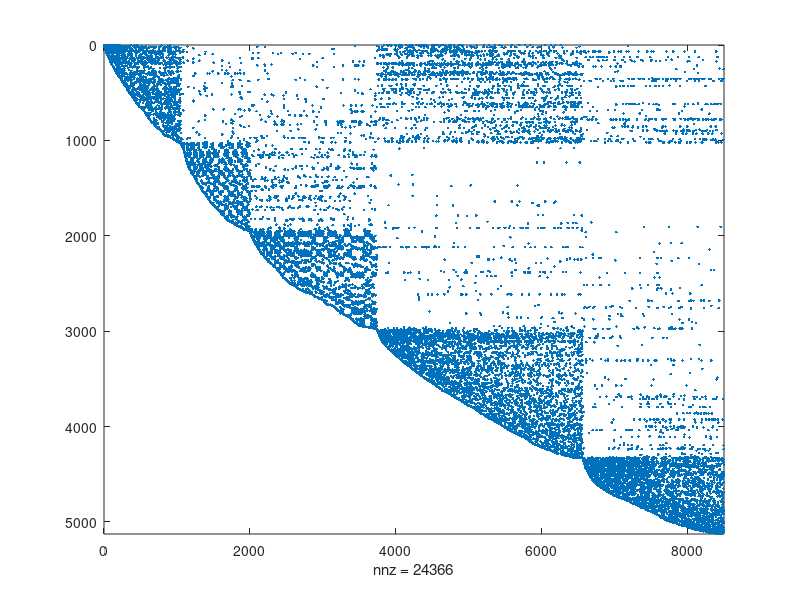

Write MATLAB code to recreate this figure. (Note: this script raises an error after producing the figure.)
addpath('common')
addpath('PL')
addpath('data')

%% CS author-paper data
load('data/cs_12345.mat')
% load('data/cs_345.mat')
% load('data/cs_45.mat')
z = l2; %% only one side has true labels
spy(A)
K = 5;
L = 5;

%% BIO author-paper data
% load('data/bio_neuro_biomed.mat')
% z = l2; %% only one size has true labels
% spy(A)
% K = 3;
% L = 3;

%% Wikipedia cities data
% [A,l1,l2,X_1,X_2] = load_wiki_5cities();
% y = l1; z = l2; K=5; L=5;

%% Apply spectral clustering (SC)

[ yt_sc, zt_sc ] = biSpecClust3(A, ... 
    [K L], ... % number of communities of the two sides
    'matched', false, ... % whether to find matched clusters (min([K L]) matched clusters will be returned)
    'normalize', true, ... % whether to noramlize rows of the singular vector matrix
    'type','u', ... % try 'us' as well
    'perturb', true, ... % whether to use perturbation
    'pert_geom', true, ... % geometric or arithmatic scaling for perturbation
    'tau', 1, ... % value of perturbation
    'kmeans_rep', 100); 

%% Alt: Apply SC with Data-driven Regularization
%
% [ yt_sc, zt_sc ] = biSpecClustDR(A, ... 
%      K, L, ... % number of communities of the two sides
%     'normalize', true, ... % whether to noramlize rows of the singular vector matrix
%     'type','US', ... % try 'U' as well
%     'RegConst', 1, ... % value of perturbation
%     'kmeans_rep', 100); 

%% Apply PL
[n,m] = size(A);
% yt_init = (generate_random_labels(n,K));
% zt_init = (generate_random_labels(m,L));

% Use the result of spectral clustering as initial labels
yt_init = label_vec2mat(yt_sc);
zt_init = label_vec2mat(zt_sc);

% Pseudo-lielihood iterations 
[yt, zt] = PLEM( A, yt_init, zt_init, ...
    'inner_hard', true, ...
    'outer_hard', true, ...
    'inner_loop', true, ...
    'prior', false, ...
    'new_y', false, ...
    'verb', 1, ...
    'tol_inner', 1e-6, ...
    'tol_outer', 1e-6, ...
    'cpl', true); % whether use CPL or PL, i.e. mixture of mult. or mixture of Pois.

% compute NMI w.r.t. to the true labels
fprintf('----\nNMIs\nSC = %3.3f\nPL = %3.3f\n', compute_mutual_info(zt_sc, z), compute_mutual_info(zt, z))

%%
% Z = label_vec2mat(z);
% Zt = label_vec2mat(zt_sc);
% Z' * Z
% Zt' * Zt